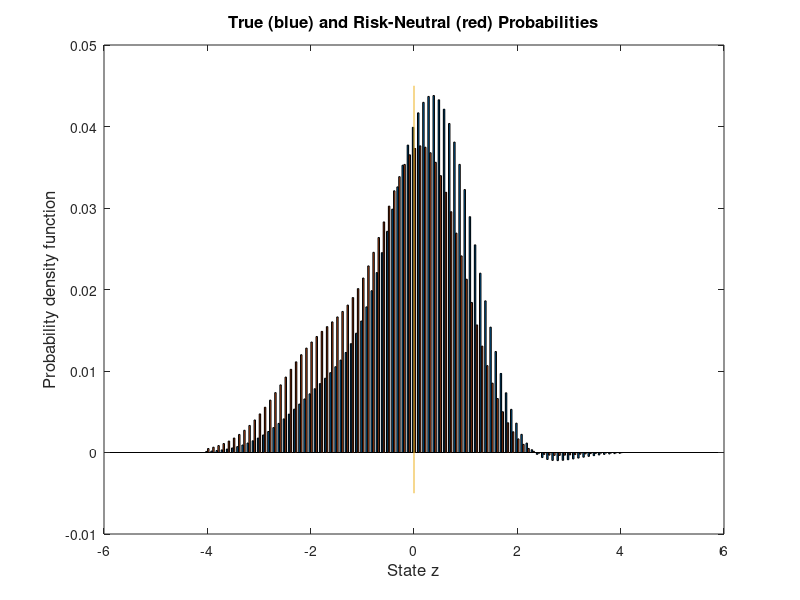

Write MATLAB code to recreate this figure. (Note: this script raises an error after producing the figure.)
% -------------------------------------------------------------------------
%  notes_risk_neutral_probs.m
%  Take arbitrary distribution over a state space and compute 
%  pricing kernel and risk neutral probabilities for power utility.  
%  Notation:  c^(1-alpha)/(1-alpha)
%  Written by:  Dave Backus
% -------------------------------------------------------------------------
format compact 
format short 
clear all 
clf
disp(' ') 
disp('------------------------------------------------------------------')
disp('Pricing kernel and risk-neutral probs with power utility')
disp('------------------------------------------------------------------')
disp(' ')

% disp(' ')
disp('1. Basic inputs') 

% define probs over arbitrary state grid 
zmax = 4; dz = 0.1; 
z = [-zmax:dz:zmax]';
%nz = length(z);
% skewness and (excess) kurtosis
gamma1 = -1 
gamma2 = 0.0     
% Gram-Charlier distribution (normal if gamma1 = gamma2 = 0) 
p = exp(-z.^2/2).*(1 + gamma1*(z.^3-3*z)/6 + gamma2*(z.^4-6*z.^2+3)/24);       
checkprobssum2one = sum(p)*dz/sqrt(2*pi)
p = p/sum(p);

% rep agent parameters 
alpha = 10
beta = 0.99 
lambda = 1

%{
% Bernoulli (an alternative, comment out if not needed)
z = [-1; 1];
p = [0.5; 0.5];  
%}

% logg is a linear function of z 
mug = 0.02  
sigmag = 0.035 
logg = mug + sigmag*z;                      
g = exp(logg);

disp(' ')
disp('Properties of log g (check to see if we replicate inputs)') 
disp('mean, std, gamma1, gamma2') 
kappa1 = p'*logg;
dev = logg - kappa1;
kappa2 = p'*dev.^2;
kappa3 = p'*dev.^3;
kappa4 = p'*dev.^4;
[kappa1 sqrt(kappa2) kappa3/kappa2^1.5 kappa4/kappa2^2-3]

%%
% pricing kernel
m = beta*g.^(-alpha);

% entropy 
disp(' ')
disp('Moments of log m (mean, std, gamma1, gamma2)') 
logm = log(m);
kappa1 = p'*logm;
dev = logm - kappa1;
kappa2 = p'*dev.^2;
kappa3 = p'*dev.^3;
kappa4 = p'*dev.^4;
[kappa1 sqrt(kappa2) kappa3/kappa2^1.5 kappa4/kappa2^2-3]
Elogm = kappa1;
logEm = log(p'*m);
Lm = logEm - Elogm
Lm_lognormal = kappa2/2

% p*
q1 = p'*m
pstar = p.*m/q1;
checkonepstar = sum(pstar)
% equity 
qe = sum(p.*m.*g)

% Figures 
FontSize = 12;
FontName = 'Helvetica';  % or 'Times' 
LineWidth = 1.5;

figure(1) 
bar(z, [p pstar])
line([0 0], [-0.005 0.045])
title('True (blue) and Risk-Neutral (red) Probabilities','FontSize',FontSize,'FontName',FontName) 
xlabel('State z','FontSize',FontSize,'FontName',FontName)
ylabel('Probability density function','FontSize',FontSize,'FontName',FontName)

%%
syms s alpha lambda

k = - log(1-s/lambda)
kstar = subs(k,s,s-alpha) - subs(k,s,-alpha)

